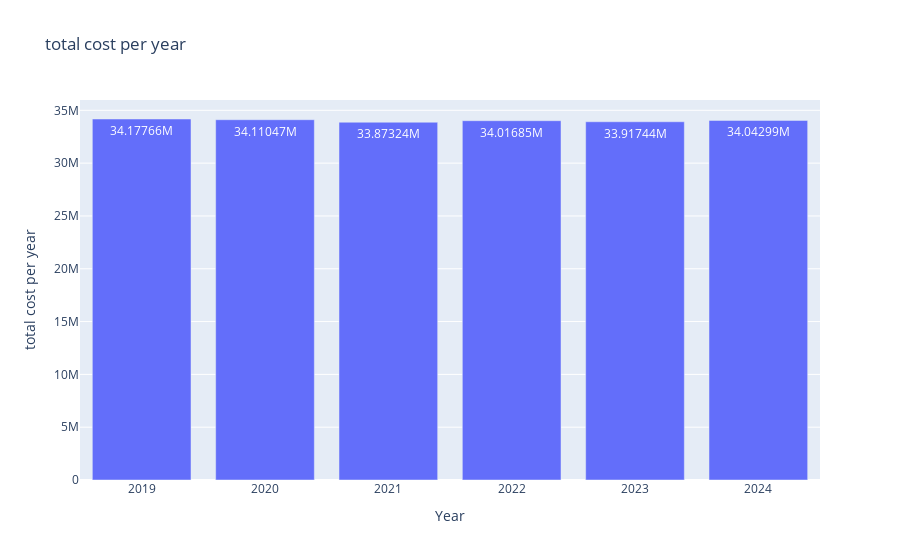

Here is the notebook cell this chart was saved with:
### Code cell
px.bar(data_frame= total_cost_per_year, x= 'Year', y= 'Total_Cost' , labels= {'Total_Cost': 'total cost per year'}, 
       title= 'total cost per year' , text_auto=True)

### Figure 1 — Plotly figure (JSON) as saved in the notebook; plotly's stock layout.template omitted (floating-point values rounded to 4 significant figures)
{"data": [{"hovertemplate": "Year=%{x}<br>total cost per year=%{y}<extra></extra>", "legendgroup": "", "marker": {"color": "#636efa", "pattern": {"shape": ""}}, "name": "", "orientation": "v", "showlegend": false, "textposition": "auto", "texttemplate": "%{y}", "type": "bar", "x": [2019, 2020, 2024, 2022, 2023, 2021], "xaxis": "x", "y": [34180000.0, 34110000.0, 34040000.0, 34020000.0, 33920000.0, 33870000.0], "yaxis": "y"}], "layout": {"barmode": "relative", "legend": {"tracegroupgap": 0}, "title": {"text": "total cost per year"}, "xaxis": {"anchor": "y", "domain": [0, 1], "title": {"text": "Year"}}, "yaxis": {"anchor": "x", "domain": [0, 1], "title": {"text": "total cost per year"}}}}
